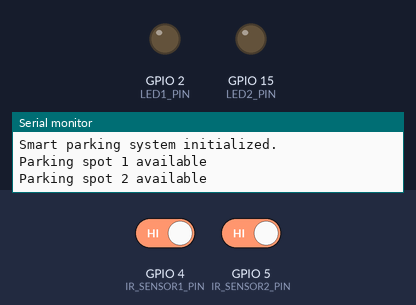
This sketch was run on a simulated ESP32. On the bench: output pins drawn as LEDs (lit = HIGH), the last lines printed to the serial monitor. The inputs (shaded band) are chosen by the test bench; at power-on: GPIO 4 (IR_SENSOR1_PIN) HIGH, GPIO 5 (IR_SENSOR2_PIN) HIGH. WiFi joins after 1.5 s; servers stay silent unless stated.

Above: at 3.2 s.
3.3 s: GPIO 4 (IR_SENSOR1_PIN) driven LOW
At 4.5 s:
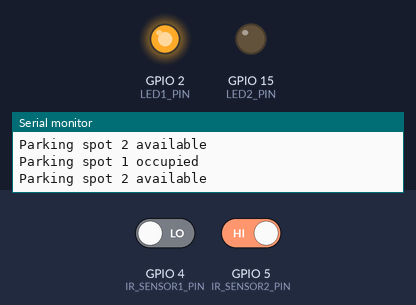
5.1 s: GPIO 5 (IR_SENSOR2_PIN) driven LOW
At 7.2 s:
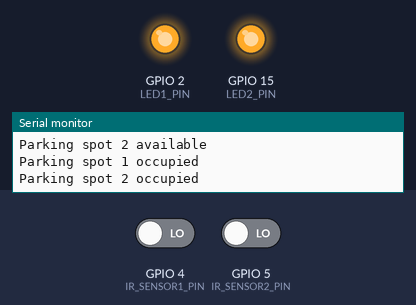
7.5 s: GPIO 4 (IR_SENSOR1_PIN) driven HIGH
At 9.7 s:
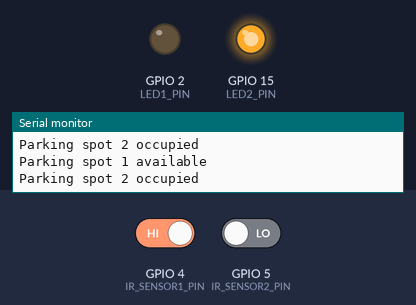
10.0 s: GPIO 5 (IR_SENSOR2_PIN) driven HIGH
At 12.5 s:
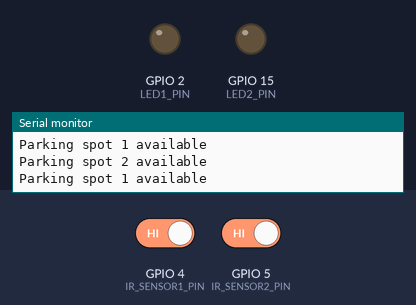
Timing chart, 0 to 13.7 s (numbered marks = the images above; inputs shaded):
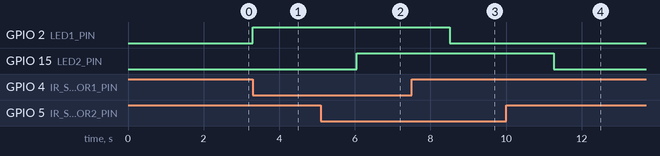

The sketch:

Smart_Parking.ino
```cpp
#include <WiFi.h>
#include <FirebaseESP32.h>

// Firebase project credentials
#define FIREBASE_HOST "smartparking-6ed51-default-rtdb.asia-southeast1.firebasedatabase.app/"  // Your Firebase host
#define FIREBASE_AUTH "YH3ap3T4Fre5YCTXj3bbvDKp4MwHdjLqXXBjS7OA"  // Your Firebase secret key

// IR sensor pins
#define IR_SENSOR1_PIN 4  // Pin connected to the first IR sensor (e.g., G4 on ESP32)
#define IR_SENSOR2_PIN 5  // Pin connected to the second IR sensor (e.g., G5 on ESP32)

// Define LED pins for parking spots
#define LED1_PIN 2  // LED for the first parking spot
#define LED2_PIN 15 // LED for the second parking spot

char ssid[] = "Mellow";  // Your WiFi name
char pass[] = "vishwa1234";  // Your WiFi password

FirebaseData firebaseData;  // Firebase object to interact with

// Define Firebase config and auth objects
FirebaseConfig config;
FirebaseAuth auth;

void setup() {
  Serial.begin(115200);
  Serial.println(F("Starting the setup"));

  // Connect to WiFi
  WiFi.begin(ssid, pass);
  while (WiFi.status() != WL_CONNECTED) {
    delay(1000);
    Serial.print(".");
  }
  Serial.println("\nConnected to WiFi");

  // Initialize Firebase config
  config.host = FIREBASE_HOST;
  config.signer.tokens.legacy_token = FIREBASE_AUTH;

  // Initialize Firebase
  Firebase.begin(&config, &auth);
  Firebase.reconnectWiFi(true);

  pinMode(IR_SENSOR1_PIN, INPUT);  // Initialize the first IR sensor pin as an input
  pinMode(IR_SENSOR2_PIN, INPUT);  // Initialize the second IR sensor pin as an input
  pinMode(LED1_PIN, OUTPUT);  // Initialize the first LED pin as an output
  pinMode(LED2_PIN, OUTPUT);  // Initialize the second LED pin as an output
  digitalWrite(LED1_PIN, LOW);  // Ensure the first LED is off initially
  digitalWrite(LED2_PIN, LOW);  // Ensure the second LED is off initially

  Serial.println(F("Smart parking system initialized."));
}

void loop() {
  // Check WiFi connection
  if (WiFi.status() != WL_CONNECTED) {
    Serial.println("Reconnecting to WiFi...");
    WiFi.begin(ssid, pass);
    while (WiFi.status() != WL_CONNECTED) {
      delay(1000);
      Serial.print(".");
    }
    Serial.println("\nReconnected to WiFi");
  }

  // Read the IR sensor values
  int irSensor1Value = digitalRead(IR_SENSOR1_PIN);
  int irSensor2Value = digitalRead(IR_SENSOR2_PIN);

  // Check if the first parking spot is occupied
  if (irSensor1Value == LOW) {  // Assuming LOW indicates a car is present
    Serial.println(F("Parking spot 1 occupied"));
    digitalWrite(LED1_PIN, HIGH);  // Turn on the LED for the first spot

    // Update Firebase
    Firebase.setString(firebaseData, "/parking_spots/spot1", "Occupied");
  } else {
    Serial.println(F("Parking spot 1 available"));
    digitalWrite(LED1_PIN, LOW);  // Turn off the LED for the first spot

    // Update Firebase
    Firebase.setString(firebaseData, "/parking_spots/spot1", "Available");
  }

  // Check if the second parking spot is occupied
  if (irSensor2Value == LOW) {  // Assuming LOW indicates a car is present
    Serial.println(F("Parking spot 2 occupied"));
    digitalWrite(LED2_PIN, HIGH);  // Turn on the LED for the second spot

    // Update Firebase
    Firebase.setString(firebaseData, "/parking_spots/spot2", "Occupied");
  } else {
    Serial.println(F("Parking spot 2 available"));
    digitalWrite(LED2_PIN, LOW);  // Turn off the LED for the second spot

    // Update Firebase
    Firebase.setString(firebaseData, "/parking_spots/spot2", "Available");
  }

  delay(1000);  // Wait for 1 second before the next loop
}
```

Measured:
- after the input at 3.3 s, GPIO 2 (LED1_PIN): LOW → HIGH at once
- after the input at 5.1 s, GPIO 15 (LED2_PIN): LOW → HIGH after 0.96 s
- after the input at 7.5 s, GPIO 2 (LED1_PIN): HIGH → LOW after 1.0 s
- after the input at 10.0 s, GPIO 15 (LED2_PIN): HIGH → LOW after 1.3 s
